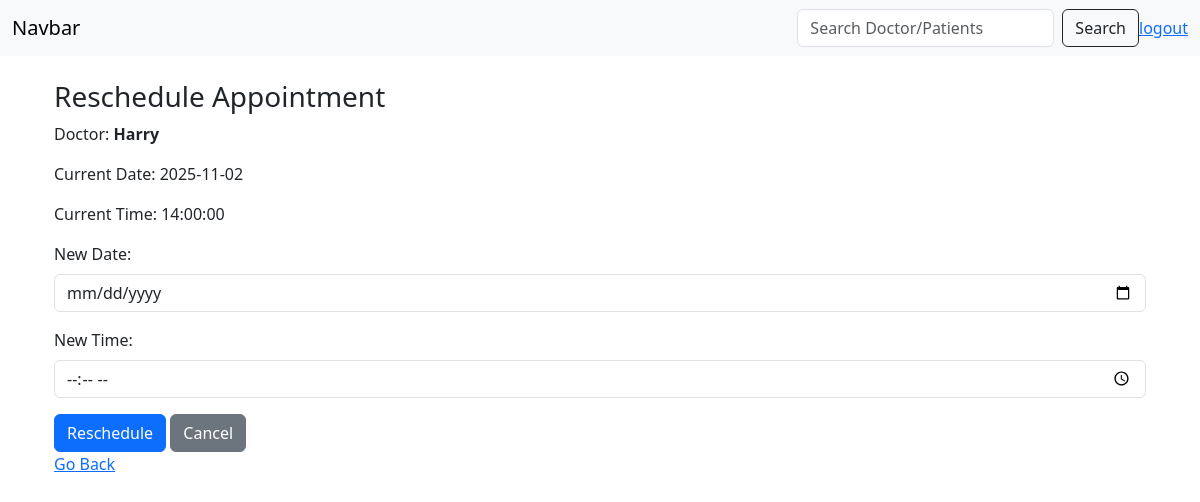
The app's page /patient_dashboard/reschedule/1 with its own data.
### application/models.py (models this page shows)
class Doctor(db.Model):
    __tablename__ = "doctor"
    id=db.Column(db.Integer(),primary_key=True,autoincrement=True)
    doctor_id = db.Column(db.Integer(),db.ForeignKey('user.user_id'),nullable=False)
    name = db.Column(db.String(100),nullable=False)
    username = db.Column(db.String(100),nullable=False)
    department = db.Column(db.String(100),db.ForeignKey("department.department_name"),nullable=False)
    availability = db.Column(db.String(200), nullable=True)
    appointments = db.relationship("Appointment", backref="doctor", cascade="all, delete-orphan")

class Appointment(db.Model):
    __tablename__ = "appointment"
    appointment_id = db.Column(db.Integer(),primary_key=True,autoincrement=True)
    patient_id = db.Column(db.Integer() , db.ForeignKey("patient.patient_id") ,nullable=False)
    doctor_id = db.Column(db.Integer() , db.ForeignKey("doctor.id"),nullable=True)
    date = db.Column(db.Date(),nullable = False)
    time = db.Column(db.Time(),nullable = False)
    status = db.Column(db.String(),nullable = False , default="Booked")

### application/patient_api.py (the view, shortened to what this page needs)
@api.route("/patient_dashboard/reschedule/<int:appointment_id>", methods=["GET", "POST"])
def reschedule_appointment(appointment_id):
    appointment = Appointment.query.get_or_404(appointment_id)
    doctor = Doctor.query.filter(
        or_(
            Doctor.id == appointment.doctor_id,
            Doctor.doctor_id == appointment.doctor_id
        )
    ).first()
    if not doctor:
        flash("Linked doctor not found for this appointment.", "warning")
        return redirect(url_for('patient_api.patient_dashboard'))
    return render_template("patient/reschedule.html", appointment=appointment, doctor=doctor)

### templates/patient/reschedule.html
{% extends "patient/layout.html" %}
{% block body %}
<div class="container mt-4">
    <h3>Reschedule Appointment</h3>
    <p>Doctor: <strong>{{ doctor.name }}</strong></p>
    <p>Current Date: {{ appointment.date }}</p>
    <p>Current Time: {{ appointment.time }}</p>
    <form method="POST" action="{{ url_for('patient_api.reschedule_appointment', appointment_id=appointment.appointment_id) }}">
        <div class="mb-3">
            <label for="date" class="form-label">New Date:</label>
            <input type="date" name="date" class="form-control" required>
        </div>
        <div class="mb-3">
            <label for="time" class="form-label">New Time:</label>
            <input type="time" name="time" class="form-control" required>
        </div>
        <button type="submit" class="btn btn-primary">Reschedule</button>
        <a href="{{ url_for('patient_api.patient_dashboard') }}" class="btn btn-secondary">Cancel</a>
    </form>
    <a href="{{ url_for('patient_api.patient_dashboard') }}">Go Back</a>
</div>
{% endblock %}

### records on screen
Doctor: name "Harry"
Appointment: date "2025-11-02", time "14:00:00"
